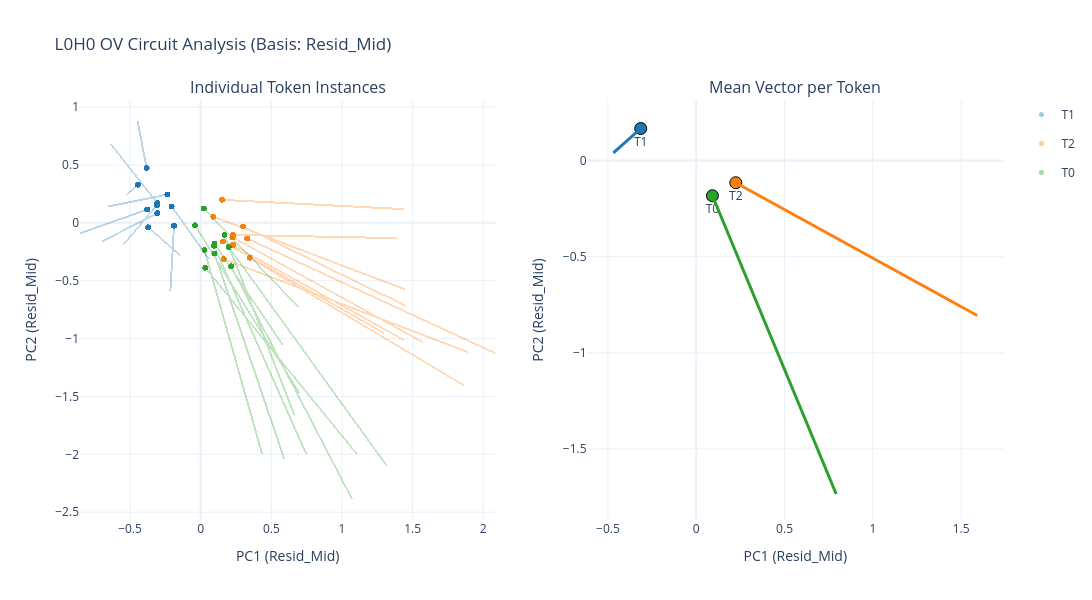

The notebook cell this image was saved under:
### Code cell
plot_real_ov_vectors(model, process, num_seqs=1000, seq_len=10, layer_idx=0, head_idx=0,start_pos=0)

### Figure 1 — Plotly figure (JSON) as saved in the notebook; plotly's stock layout.template omitted (floating-point values rounded to 4 significant figures; data arrays with more than 128 entries replaced by an {"elided": "..."} marker saying what was removed)
{"data": [{"legendgroup": "T1", "marker": {"color": "#1f77b4", "opacity": 0.4, "size": 5}, "mode": "markers", "name": "T1", "type": "scatter", "x": {"elided": "5996 float values"}, "xaxis": "x", "y": {"elided": "5996 float values"}, "yaxis": "y"}, {"line": {"color": "#1f77b4", "width": 1}, "mode": "lines", "opacity": 0.3, "showlegend": false, "type": "scatter", "x": {"elided": "17988 float values"}, "xaxis": "x", "y": {"elided": "17988 float values"}, "yaxis": "y"}, {"legendgroup": "T1", "marker": {"color": "#1f77b4", "line": {"color": "black", "width": 1}, "size": 12}, "mode": "markers+text", "showlegend": false, "text": ["T1"], "textposition": "bottom center", "type": "scatter", "x": [-0.3143], "xaxis": "x2", "y": [0.1667], "yaxis": "y2"}, {"line": {"color": "#1f77b4", "width": 3}, "mode": "lines", "showlegend": false, "type": "scatter", "x": [-0.3143, -0.4689], "xaxis": "x2", "y": [0.1667, 0.04001], "yaxis": "y2"}, {"marker": {"angleref": "previous", "color": "#1f77b4", "size": 8, "symbol": "arrow-bar-up"}, "mode": "markers", "showlegend": false, "type": "scatter", "x": [-0.4689], "xaxis": "x2", "y": [0.04001], "yaxis": "y2"}, {"legendgroup": "T2", "marker": {"color": "#ff7f0e", "opacity": 0.4, "size": 5}, "mode": "markers", "name": "T2", "type": "scatter", "x": {"elided": "3206 float values"}, "xaxis": "x", "y": {"elided": "3206 float values"}, "yaxis": "y"}, {"line": {"color": "#ff7f0e", "width": 1}, "mode": "lines", "opacity": 0.3, "showlegend": false, "type": "scatter", "x": {"elided": "9618 float values"}, "xaxis": "x", "y": {"elided": "9618 float values"}, "yaxis": "y"}, {"legendgroup": "T2", "marker": {"color": "#ff7f0e", "line": {"color": "black", "width": 1}, "size": 12}, "mode": "markers+text", "showlegend": false, "text": ["T2"], "textposition": "bottom center", "type": "scatter", "x": [0.2239], "xaxis": "x2", "y": [-0.1154], "yaxis": "y2"}, {"line": {"color": "#ff7f0e", "width": 3}, "mode": "lines", "showlegend": false, "type": "scatter", "x": [0.2239, 1.591], "xaxis": "x2", "y": [-0.1154, -0.8058], "yaxis": "y2"}, {"marker": {"angleref": "previous", "color": "#ff7f0e", "size": 8, "symbol": "arrow-bar-up"}, "mode": "markers", "showlegend": false, "type": "scatter", "x": [1.591], "xaxis": "x2", "y": [-0.8058], "yaxis": "y2"}, {"legendgroup": "T0", "marker": {"color": "#2ca02c", "opacity": 0.4, "size": 5}, "mode": "markers", "name": "T0", "type": "scatter", "x": {"elided": "798 float values"}, "xaxis": "x", "y": {"elided": "798 float values"}, "yaxis": "y"}, {"line": {"color": "#2ca02c", "width": 1}, "mode": "lines", "opacity": 0.3, "showlegend": false, "type": "scatter", "x": {"elided": "2394 float values"}, "xaxis": "x", "y": {"elided": "2394 float values"}, "yaxis": "y"}, {"legendgroup": "T0", "marker": {"color": "#2ca02c", "line": {"color": "black", "width": 1}, "size": 12}, "mode": "markers+text", "showlegend": false, "text": ["T0"], "textposition": "bottom center", "type": "scatter", "x": [0.09174], "xaxis": "x2", "y": [-0.1831], "yaxis": "y2"}, {"line": {"color": "#2ca02c", "width": 3}, "mode": "lines", "showlegend": false, "type": "scatter", "x": [0.09174, 0.7925], "xaxis": "x2", "y": [-0.1831, -1.735], "yaxis": "y2"}, {"marker": {"angleref": "previous", "color": "#2ca02c", "size": 8, "symbol": "arrow-bar-up"}, "mode": "markers", "showlegend": false, "type": "scatter", "x": [0.7925], "xaxis": "x2", "y": [-1.735], "yaxis": "y2"}], "layout": {"annotations": [{"font": {"size": 16}, "showarrow": false, "text": "Individual Token Instances", "x": 0.225, "xanchor": "center", "xref": "paper", "y": 1, "yanchor": "bottom", "yref": "paper"}, {"font": {"size": 16}, "showarrow": false, "text": "Mean Vector per Token", "x": 0.775, "xanchor": "center", "xref": "paper", "y": 1, "yanchor": "bottom", "yref": "paper"}], "height": 600, "title": {"text": "L0H0 OV Circuit Analysis (Basis: Resid_Mid)"}, "width": 1100, "xaxis": {"anchor": "y", "domain": [0, 0.45], "title": {"text": "PC1 (Resid_Mid)"}}, "xaxis2": {"anchor": "y2", "domain": [0.55, 1], "title": {"text": "PC1 (Resid_Mid)"}}, "yaxis": {"anchor": "x", "domain": [0, 1], "title": {"text": "PC2 (Resid_Mid)"}}, "yaxis2": {"anchor": "x2", "domain": [0, 1], "title": {"text": "PC2 (Resid_Mid)"}}}}
